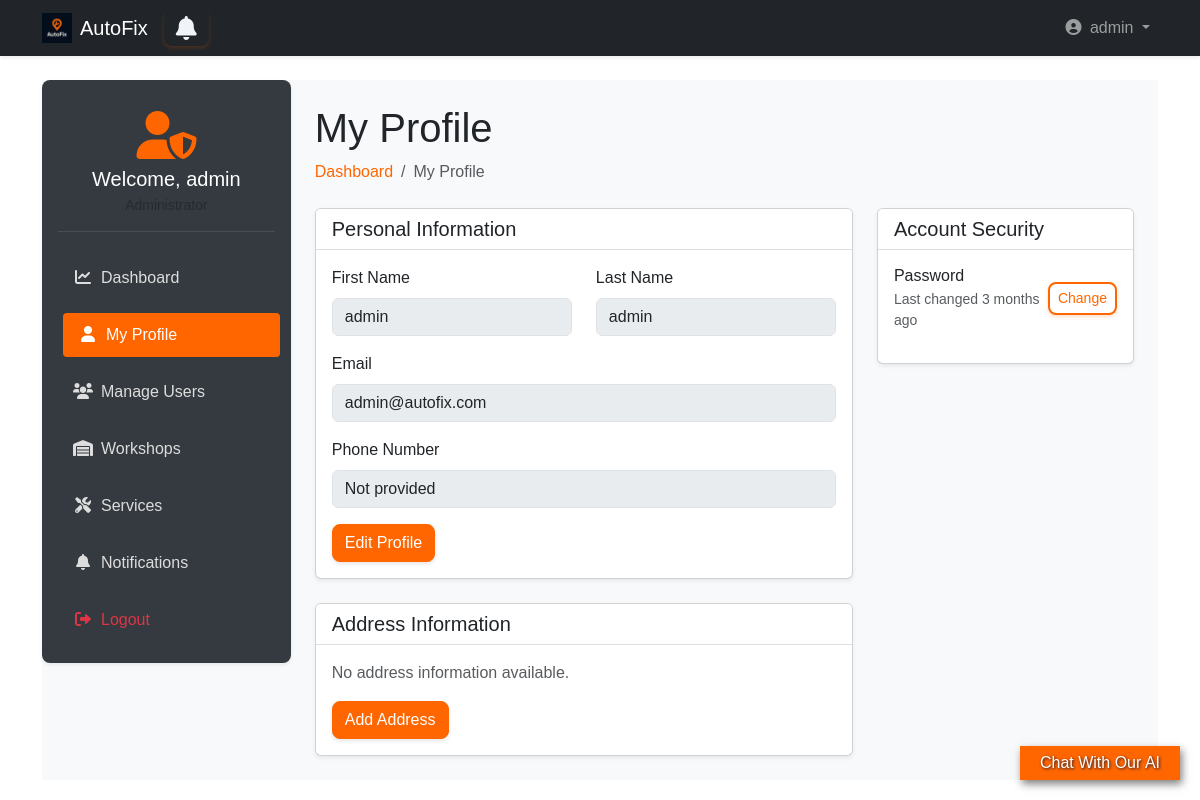
The app's page /admin_dashboard/admin/profile/ (signed in), older data.
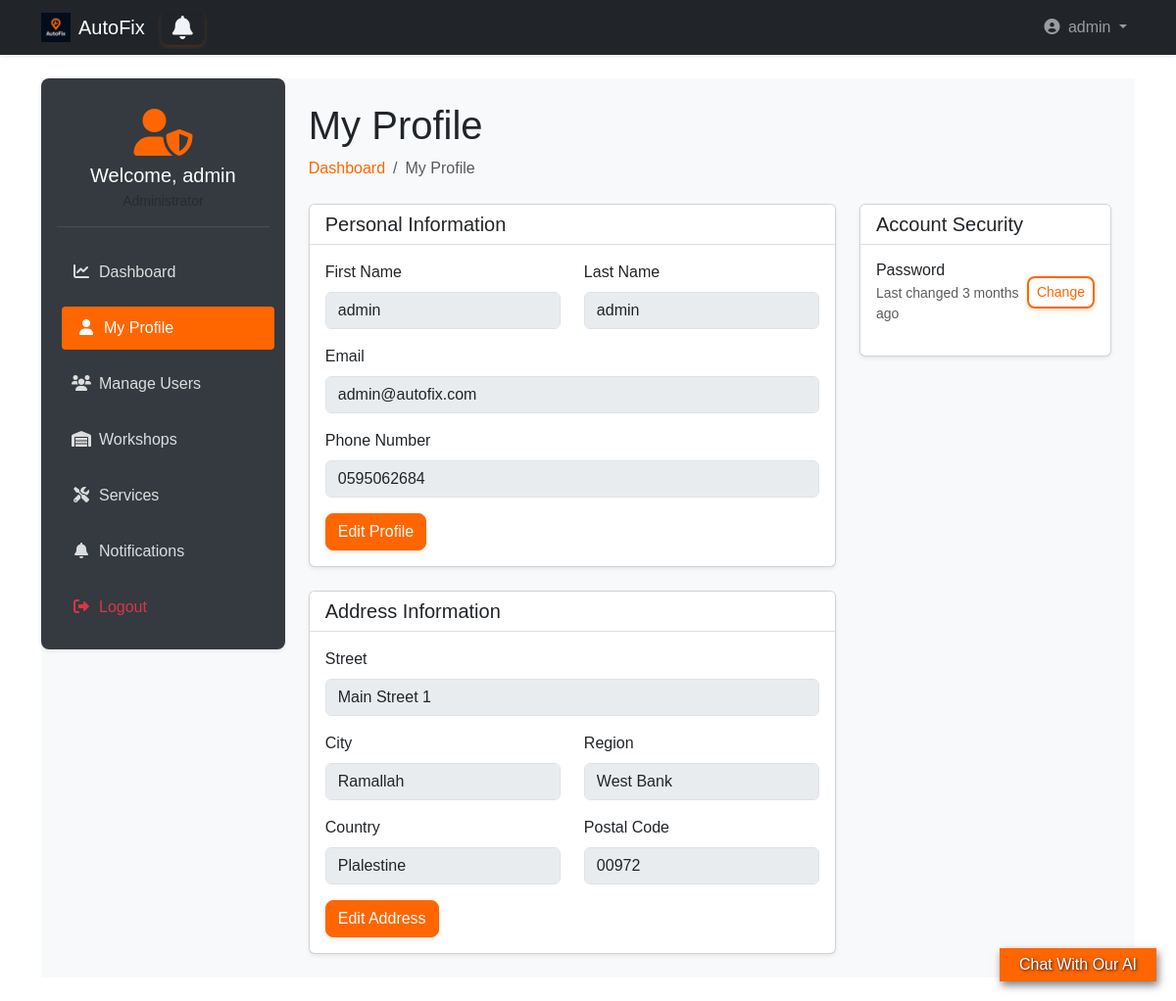
The same page, newer data.
### accounts/models.py (models this page shows, shortened)
class User(AbstractUser):
    username = None
    email = models.EmailField(unique=True)
    phone = models.CharField(max_length=15, unique=True, blank=True)
    is_workshop_owner = models.BooleanField(default=False)
    address = models.ForeignKey(Address, on_delete=models.SET_NULL, null=True, blank=True)
    objects = UserManager()
    USERNAME_FIELD = 'email'
    REQUIRED_FIELDS = ['first_name', 'last_name']  # names required for registration
    def get_short_name(self):
        return self.first_name

### locations/models.py (models this page shows, shortened)
class Address(models.Model):
    street = models.CharField(max_length=255)
    city = models.CharField(max_length=255)
    region = models.CharField(max_length=255)
    country = models.CharField(max_length=255)
    postal_code = models.CharField(max_length=20)
    latitude = models.FloatField(blank=True, null=True)
    longitude = models.FloatField(blank=True, null=True)
    objects = AddressManager()
    class Meta:
        verbose_name_plural = "Addresses"

### admin_dashboard/views.py (the view)
# urls.py: path('profile/', views.profile, name='profile'),
def profile(request):
    if not request.user.is_authenticated or not request.user.is_superuser:
       return redirect('landing:main')
    return render(request, 'admin_dashboard/my_profile.html')

### templates/admin_dashboard/my_profile.html (shortened to what the changed rows need)
{% extends 'base2.html' %}
{% load static bootstrap5 %}
{% block extra_css %}
<link rel="stylesheet" href="{% static 'css/admin_dashboard.css' %}">
{% endblock %}
{% block content %}
<div class="wrapper d-flex">
    <aside class="sidebar p-3 shadow-sm">
        <div class="user-profile mb-4 text-center">
            <div class="avatar mb-2">
                <i class="fas fa-user-shield fa-3x"></i>
            </div>
            <h5 class="welcome mb-1">Welcome, {{ user.get_short_name }}</h5>
            <small class="text-muted">Administrator</small>
        </div>
    </aside>
    <main class="main-content flex-grow-1 p-4">
        <div class="dashboard-header mb-4">
            <h1>My Profile</h1>
        </div>
        <div class="row">
            <div class="col-lg-8">
                <div class="card shadow-sm mb-4">
                    <div class="card-body">
                        <form method="post" enctype="multipart/form-data">
                            <div class="row mb-3">
                                <div class="col-md-6">
                                    <label class="form-label">First Name</label>
                                    <input type="text" class="form-control" value="{{ user.first_name }}" disabled>
                                </div>
                                <div class="col-md-6">
                                    <label class="form-label">Last Name</label>
                                    <input type="text" class="form-control" value="{{ user.last_name }}" disabled>
                                </div>
                            </div>
                            <div class="mb-3">
                                <label class="form-label">Email</label>
                                <input type="email" class="form-control" value="{{ user.email }}" disabled>
                            </div>
                            <div class="mb-3">
                                <label class="form-label">Phone Number</label>
                                <input type="tel" class="form-control" value="{{ user.phone|default:'Not provided' }}" disabled>
                            </div>
                        </form>
                    </div>
                </div>
                <div class="card shadow-sm">
                    <div class="card-body">
                        {% if user.address %}
                            <div class="mb-3">
                                <label class="form-label">Street</label>
                                <input type="text" class="form-control" value="{{ user.address.street }}" disabled>
                            </div>
                            <div class="row mb-3">
                                <div class="col-md-6">
                                    <label class="form-label">City</label>
                                    <input type="text" class="form-control" value="{{ user.address.city }}" disabled>
                                </div>
                                <div class="col-md-6">
                                    <label class="form-label">Region</label>
                                    <input type="text" class="form-control" value="{{ user.address.region }}" disabled>
                                </div>
                            </div>
                            <div class="row mb-3">
                                <div class="col-md-6">
                                    <label class="form-label">Country</label>
                                    <input type="text" class="form-control" value="{{ user.address.country }}" disabled>
                                </div>
                                <div class="col-md-6">
                                    <label class="form-label">Postal Code</label>
                                    <input type="text" class="form-control" value="{{ user.address.postal_code }}" disabled>
                                </div>
                            </div>
                        {% else %}
                            <p class="text-muted">No address information available.</p>
                        {% endif %}
                        <button type="button" class="btn btn-warning" data-bs-toggle="modal" data-bs-target="#editAddressModal">
                            {% if user.address %}Edit Address{% else %}Add Address{% endif %}
                        </button>
                    </div>
                </div>
            </div>
        </div>
    </main>
</div>
{% endblock %}

### templates/base2.html (shortened to what this page needs)
{% load static bootstrap5 %}
{% bootstrap_css %}
<!DOCTYPE html>
<html lang="en" dir="{% if LANGUAGE_CODE == 'ar' %}rtl{% else %}ltr{% endif %}">
<head>
    <link rel="stylesheet" href="https://cdnjs.cloudflare.com/ajax/libs/font-awesome/6.4.0/css/all.min.css">
    <link rel="stylesheet" href="{% static 'css/style.css' %}">
    <link rel="stylesheet" href="{% static 'css/ai_style.css' %}">
    {% block extra_css %}
    {% endblock %}
</head>
<body class="d-flex flex-column min-vh-100">
<nav class="navbar navbar-expand-lg navbar-dark bg-dark shadow-sm">
    <div class="container">
        <a class="navbar-brand d-flex align-items-center gap-2" href="{% if user.is_authenticated %}{% url 'landing:dashboard' %}{% else %}{% url 'landing:main' %}{% endif %}">
            <img src="{% static 'img/dark_logo.png' %}" alt="AutoFix" width="30" height="30">
            AutoFix
        </a>
        <button id="notifications-btn" class="btn btn-outline-primary position-relative">
            <i class="fa fa-bell"></i>
        </button>
        <div class="collapse navbar-collapse" id="navbarMain">
            <ul class="navbar-nav ms-auto">
                {% if user.is_authenticated %}
                    <li class="nav-item dropdown">
                        <a class="nav-link dropdown-toggle" href="#" role="button" data-bs-toggle="dropdown">
                            <i class="fas fa-user-circle me-1"></i> {{ user.get_short_name }}
                        </a>
                    </li>
                {% endif %}
            </ul>
        </div>
    </div>
</nav>
<main class="flex-grow-1 py-4">
    <div class="container">
        {% block content %}
        {% endblock %}
    </div>
</main>
<div id="chat-container">
    <div id="chat-bubble">
      <p>Chat With Our AI</p>
    </div>
</div>
<link rel="stylesheet" href="https://cdnjs.cloudflare.com/ajax/libs/font-awesome/6.0.0/css/all.min.css">
</body>
</html>

Row changes from the older to the newer data that the page shows:
changed User "admin": phone "Not provided" → "0595062684"; address_id empty → 5 (drawn); address.street (not shown) → "Main Street 1"; address.city (not shown) → "Ramallah"; address.region (not shown) → "West Bank"; address.country (not shown) → "Plalestine"; address.postal_code (not shown) → "00972"
Text that changed along with them:
text no longer shown: "No address information available. Add Address"
text now shown: "Street City Region Country Postal Code Edit Address"
